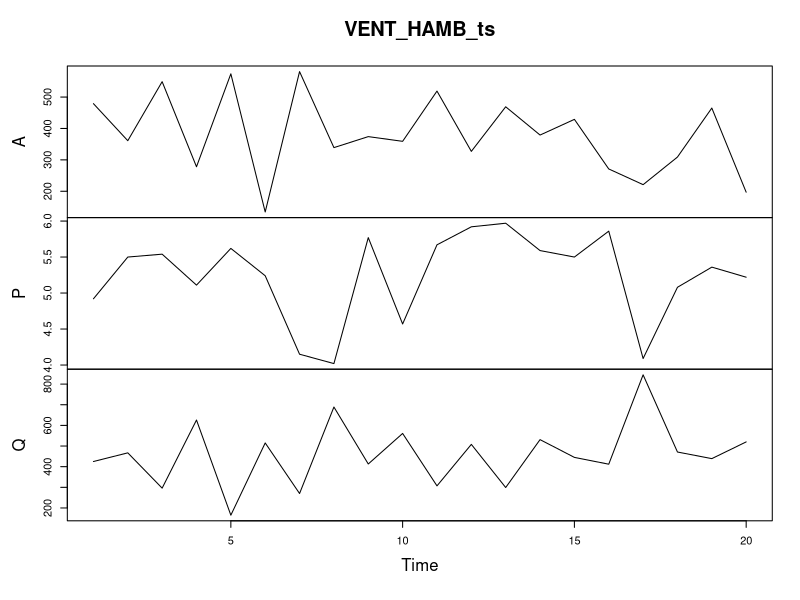

This figure's R source: (Note: this script raises an error after producing the figure.)
## ---- chunk 1
knitr::opts_chunk$set(echo = TRUE)
## ---- chunk 2
library(readr)
library(car)
library(MASS)
library(effects)
library(tidyverse)
## ---- chunk 3
VENT_HAMB <- read_csv("VENT_HAMB.csv")
VENT_HAMB_ts <- ts(VENT_HAMB, start=c(1), end = c(20), frequency = 1)
Q <- VENT_HAMB_ts[,"Q"]
P <- VENT_HAMB_ts[,"P"]
A <- VENT_HAMB_ts[,"A"]
plot(VENT_HAMB_ts)
## ---- chunk 4
#
scatterplot(Q ~ P, pch=".")
scatterplot(Q ~ A)
#
ggplot(VENT_HAMB, aes(x=P, y=Q)) + geom_point() + labs(title="Diagrama de puntos", x="Precio", y="Ventas")
ggplot(VENT_HAMB, aes(x=A, y=Q)) + geom_point() + labs(title="Diagrama de puntos", x="Publicidad", y="Ventas")
#
scatterplotMatrix( ~ Q + P + A, id=list(n=3), data=VENT_HAMB)
## ---- chunk 5
lm_VENTAS <- lm(Q ~ P + A)
summary(lm_VENTAS)
#
lm_VENTAS_poly <- lm(Q ~ P + poly(A,2, raw=TRUE))
# lm_VENTAS_poly <- lm(Q ~ P + A + I(A^2))
summary(lm_VENTAS_poly)
plot(Effect("P", lm_VENTAS_poly))
plot(Effect("A", lm_VENTAS_poly))
#
# Efectos marginales
#
b <- coef(lm_VENTAS_poly)
b
dQdP <- b[2]
dQdP
dQdA <- b[3] + 2*b[4]*A
dQdA
scatterplot(dQdA ~ A)
#
# Predicciones
new_P_A <- data.frame(P = c(5.25, 5.30, 5.40, 5.50 , 5.60), A = c(200, 210, 220, 230 , 240))
new_P_A
predict(lm_VENTAS_poly, new_P_A, interval = "prediction")
